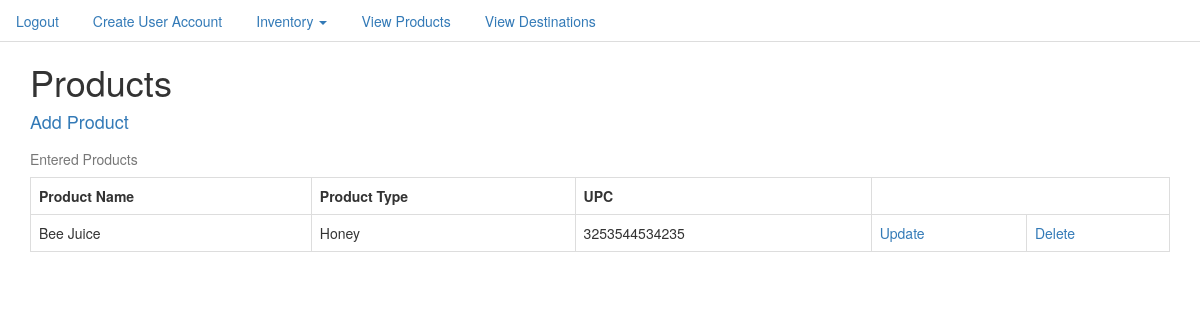
/product/ (signed in), run on the app's committed database.
### inventory/models.py (models this page shows, shortened)
class Product(models.Model):
    product_name = models.CharField(max_length=50)
    product_type = models.CharField(max_length=50)
    UPC = models.CharField(max_length=20)
    bottle_size = models.IntegerField()

### inventory/views.py (the view)
# urls.py: url(r'^product/$', ProductListView.as_view(), name="product_list_view"),
class ProductListView(LoginRequiredMixin, ListView):
    model = Product

### templates/inventory/product_list.html
{% extends 'base.html' %}
{% block content %}
<div class="container">
  <h1>Products</h1>
  <h4><a href="{% url 'product_create_view' %}">Add Product</a></h4>
<table  class="table table-bordered" >
    <caption>Entered Products</caption>
  <tr>
    <th>Product Name</th>
    <th>Product Type</th>
    <th>UPC</th>
  </tr>
  {% for item in object_list %}
  <tr>
    <td>{{item.product_name}}</td>
    <td>{{item.product_type}}</td>
    <td>{{item.UPC}}</td>
    <td><a href="{% url 'product_update_view' item.id %}">Update</a></td>
    <td><a href="{% url 'product_delete_view' item.id %}">Delete</a></td>
  </tr>
{% endfor %}
{% endblock %}

### templates/base.html (style rules this page uses)
body { background-color: white; }

### data on the page
Product: product_name "Bee Juice", product_type "Honey", UPC "3253544534235"
